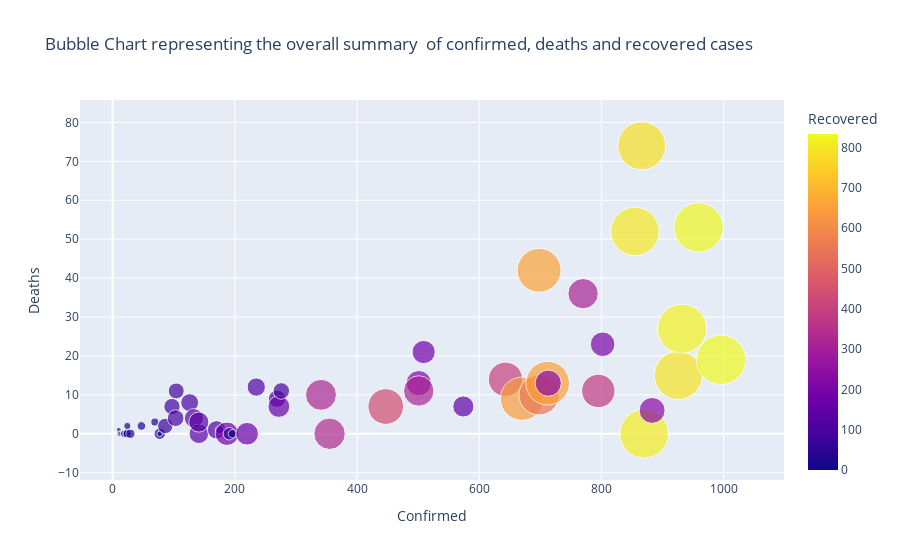

The notebook cell saved with this chart:
### Markdown cell above
## Below is the example of Bubble chart using plotly.express

### Code cell
fig = px.scatter(data_overall[:60],                    # DataFrame which are going to visualize
                 
                 x='Confirmed',                   # Factor along x-axis
                 
                 y="Deaths",                      # Factor along y-axis
                 
                 size='Recovered',                # Size of the bubble. The more the value of size, the more will be the size of bubble and vice versa
                 
                 size_max=35,                    # Referencing the maximum size of thr bubble
                 
                 title = ' Bubble Chart representing the overall summary  of confirmed, deaths and recovered cases ',
                 
                 color = 'Recovered',
                 
                )
                 
fig.show()

### Figure 1 — Plotly figure (JSON) as saved in the notebook; plotly's stock layout.template omitted (floating-point values rounded to 4 significant figures)
{"data": [{"hovertemplate": "Confirmed=%{x}<br>Deaths=%{y}<br>Recovered=%{marker.color}<extra></extra>", "legendgroup": "", "marker": {"color": [0, 8, 8, 12, 15, 18, 18, 19, 19, 23, 24, 18, 4, 29, 26, 22, 44, 11, 81, 90, 95, 87, 109, 124, 130, 138, 115, 25, 187, 53, 24, 175, 114, 102, 161, 93, 326, 335, 435, 217, 315, 183, 152, 401, 639, 656, 553, 651, 235, 312, 380, 206, 799, 781, 808, 229, 791, 822, 830, 833], "coloraxis": "coloraxis", "size": [0, 8, 8, 12, 15, 18, 18, 19, 19, 23, 24, 18, 4, 29, 26, 22, 44, 11, 81, 90, 95, 87, 109, 124, 130, 138, 115, 25, 187, 53, 24, 175, 114, 102, 161, 93, 326, 335, 435, 217, 315, 183, 152, 401, 639, 656, 553, 651, 235, 312, 380, 206, 799, 781, 808, 229, 791, 822, 830, 833], "sizemode": "area", "sizeref": 0.68, "symbol": "circle"}, "mode": "markers", "name": "", "orientation": "v", "showlegend": false, "type": "scatter", "x": [9, 10, 11, 12, 15, 18, 18, 19, 19, 23, 24, 24, 27, 29, 47, 69, 77, 77, 86, 97, 103, 104, 126, 133, 141, 141, 170, 175, 187, 191, 196, 220, 235, 269, 272, 276, 341, 355, 447, 501, 501, 509, 574, 643, 670, 698, 698, 712, 713, 770, 795, 802, 855, 866, 870, 883, 926, 932, 959, 996], "xaxis": "x", "y": [2, 1, 0, 0, 0, 0, 0, 0, 0, 0, 0, 2, 0, 0, 2, 3, 0, 0, 2, 7, 4, 11, 8, 4, 0, 3, 1, 1, 0, 0, 0, 0, 12, 9, 7, 11, 10, 0, 7, 13, 11, 21, 7, 14, 9, 42, 10, 13, 13, 36, 11, 23, 52, 74, 0, 6, 15, 27, 53, 19], "yaxis": "y"}], "layout": {"coloraxis": {"colorbar": {"title": {"text": "Recovered"}}, "colorscale": [[0, "#0d0887"], [0.1111, "#46039f"], [0.2222, "#7201a8"], [0.3333, "#9c179e"], [0.4444, "#bd3786"], [0.5556, "#d8576b"], [0.6667, "#ed7953"], [0.7778, "#fb9f3a"], [0.8889, "#fdca26"], [1, "#f0f921"]]}, "legend": {"itemsizing": "constant", "tracegroupgap": 0}, "title": {"text": " Bubble Chart representing the overall summary  of confirmed, deaths and recovered cases "}, "xaxis": {"anchor": "y", "domain": [0, 1], "title": {"text": "Confirmed"}}, "yaxis": {"anchor": "x", "domain": [0, 1], "title": {"text": "Deaths"}}}}
